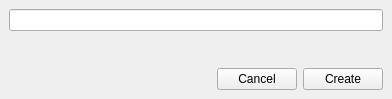
<?xml version="1.0" encoding="UTF-8"?>
<ui version="4.0">
 <class>YPSessionCreateWindow</class>
 <widget class="QMainWindow" name="YPSessionCreateWindow">
  <property name="geometry">
   <rect>
    <x>0</x>
    <y>0</y>
    <width>392</width>
    <height>99</height>
   </rect>
  </property>
  <property name="windowTitle">
   <string>MainWindow</string>
  </property>
  <widget class="QWidget" name="centralwidget">
   <layout class="QHBoxLayout" name="horizontalLayout_2">
    <item>
     <layout class="QVBoxLayout" name="verticalLayout">
      <item>
       <widget class="QLineEdit" name="edit_session_name"/>
      </item>
      <item>
       <widget class="QLabel" name="alert_label">
        <property name="text">
         <string/>
        </property>
       </widget>
      </item>
      <item>
       <spacer name="verticalSpacer">
        <property name="orientation">
         <enum>Qt::Vertical</enum>
        </property>
        <property name="sizeHint" stdset="0">
         <size>
          <width>20</width>
          <height>40</height>
         </size>
        </property>
       </spacer>
      </item>
      <item>
       <layout class="QHBoxLayout" name="horizontalLayout">
        <item>
         <spacer name="horizontalSpacer">
          <property name="orientation">
           <enum>Qt::Horizontal</enum>
          </property>
          <property name="sizeHint" stdset="0">
           <size>
            <width>40</width>
            <height>20</height>
           </size>
          </property>
         </spacer>
        </item>
        <item>
         <widget class="QPushButton" name="btn_cancel">
          <property name="text">
           <string>Cancel</string>
          </property>
         </widget>
        </item>
        <item>
         <widget class="QPushButton" name="btn_create">
          <property name="text">
           <string>Create</string>
          </property>
         </widget>
        </item>
       </layout>
      </item>
     </layout>
    </item>
   </layout>
  </widget>
 </widget>
 <resources/>
 <connections/>
</ui>
